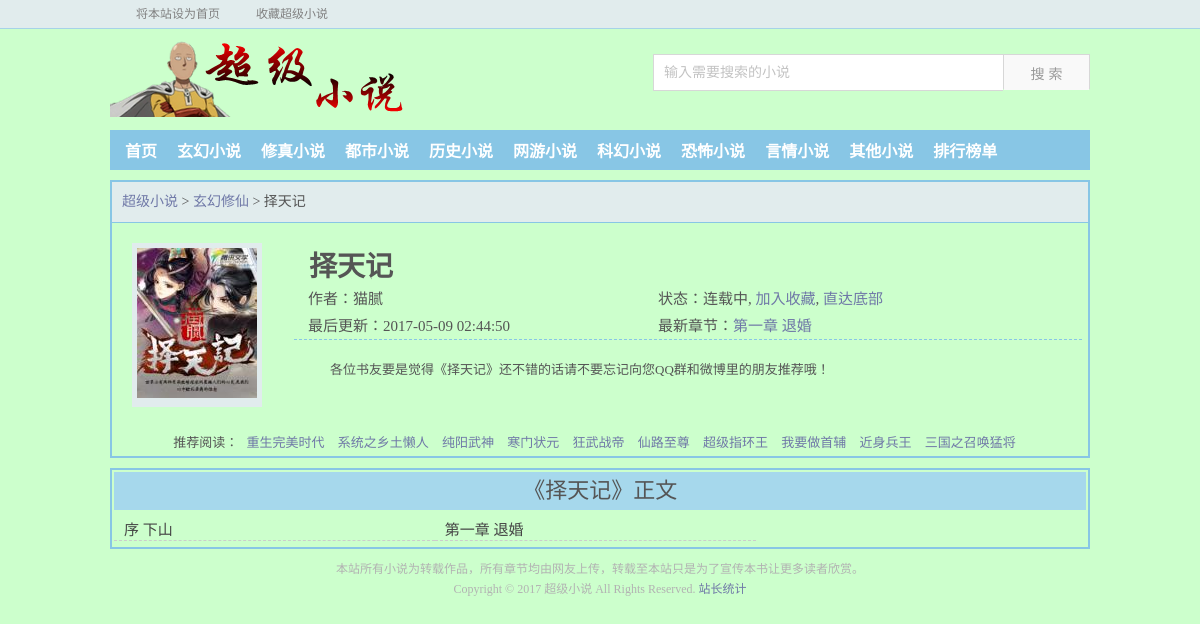
Page /info/1/ on the earlier database version.
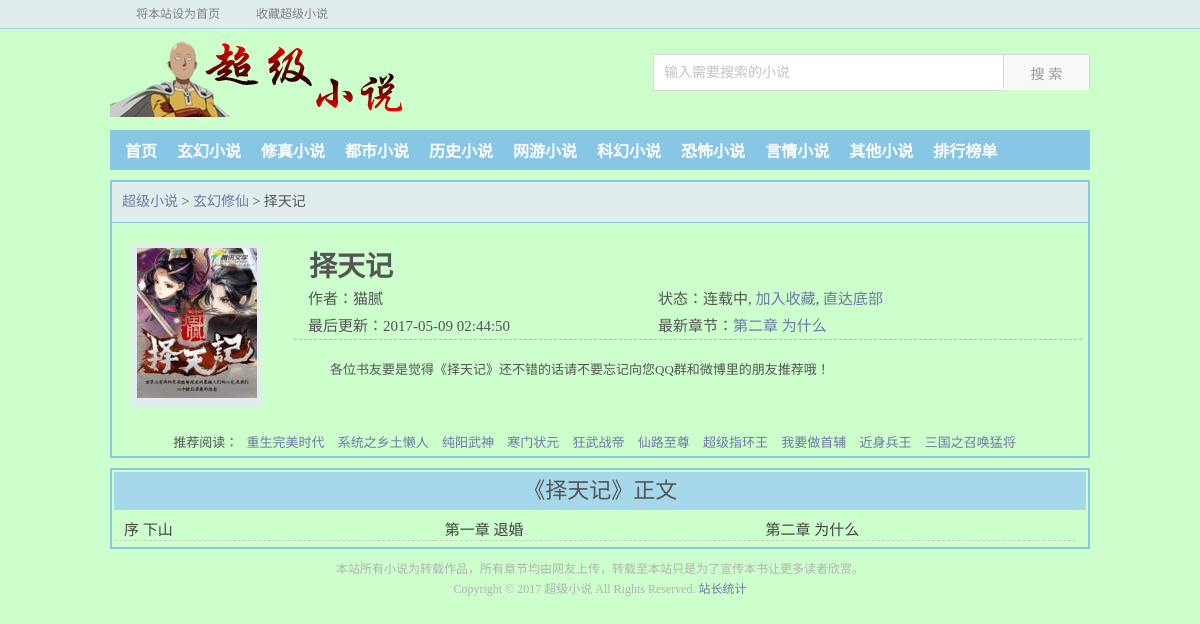
Same page on the later database version.
### novel_site/models.py (models this page shows, shortened)
class InfoTable(models.Model):
    title = models.CharField(max_length=70, unique=True)
    category = models.ForeignKey(CategoryTable, verbose_name='category', on_delete=models.CASCADE,
                                 related_name='cate_books')
    author = models.ForeignKey(AuthorTable, verbose_name='author', on_delete=models.CASCADE,
                               related_name='author_boos')
    status = models.CharField(max_length=5)
    update_time = models.DateTimeField()
    store_des = models.IntegerField(verbose_name='book_table_index', null=True)
    image = models.CharField(max_length=70, verbose_name='image_des', null=True)
    resume = models.CharField(max_length=300, null=True)
    @property
    def latest_chapter(self):
        return MAP_DICT[str(self.store_des)].objects.filter(title=self.pk).latest('id')
    @property
    def all_chapters(self):
        return MAP_DICT[str(self.store_des)].objects.filter(title=self.pk)

class CategoryTable(models.Model):
    cate = models.CharField(max_length=30, null=True, unique=True)
    category = models.CharField(max_length=20)
    def get_absolute_url(self):
        return reverse('novel_site:category', kwargs={'cate': self.cate})
    def __str__(self):
        return self.category

class AuthorTable(models.Model):
    author = models.CharField(max_length=20, unique=True)
    def __str__(self):
        return self.author

class Book(models.Model):
    title = models.ForeignKey(InfoTable, verbose_name='title', on_delete=models.CASCADE,)
    chapter = models.CharField(max_length=70, null=True)
    content = models.TextField()
    need_confirm = models.BooleanField(default=0)
    def get_absolute_url(self):
        return reverse('novel_site:detail', kwargs={'pk': self.title.pk, 'index': self.pk})
    class Meta:
        abstract = True

class BookTableOne(Book):
    def __str__(self):
        return self.chapter

### novel_site/views.py (the view)
# urls.py: url(r'^info/(?P<pk>[0-9]+)/$', views.InfoView.as_view(), name='info'),
class InfoView(DetailView):
    model = InfoTable
    template_name = 'novel_site/info.html'
    def get_context_data(self, **kwargs):
        context = super(InfoView, self).get_context_data(**kwargs)
        return context

### novel_site/templates/novel_site/info.html (shortened to what this page needs)
{% extends 'novel_site/base.html' %}
{% load staticfiles %}
{%  block main %}
<div class="box_con">
        <div class="con_top">
        <a href="/">超级小说</a>
        &gt;
        <a href="{{ object.category.get_absolute_url }}">{{ object.category }}</a>
        &gt;
        {{ object.title }}
        </div>
        <div id="maininfo">
            <div id="info">
                <h1>{{ object.title }}</h1>
                <p>作者：{{ object.author }}</p>
                <p>状态：{{ object.status }},  <a rel="nofollow" href="http://www.ranwen.org/modules/article/addbookcase.php?bid=56048" target="_blank">加入收藏</a>, <a href="#footer">直达底部</a></p>
                <p>最后更新：{{ object.update_time|date:'Y-m-d H:i:s' }}</p>
                <p>最新章节：<a href="{{ object.latest_chapter.get_absolute_url }}" target="_blank">{{ object.latest_chapter.chapter }}</a></p>
            </div>
            <div id="intro">
                <p>各位书友要是觉得《{{ object.title }}》还不错的话请不要忘记向您QQ群和微博里的朋友推荐哦！</p>
            </div>
        </div>
        <div id="sidebar">
            <div id="fmimg"><img alt="{{ object.title }}" src="{% static object.image %}"  width="120" height="150"/></div>
        </div>
        <div id="listtj">推荐阅读：
                <a href="http://www.ranwen.org/files/article/80/80203/" target="_blank">重生完美时代</a>
                <a href="http://www.ranwen.org/files/article/77/77388/" target="_blank">系统之乡土懒人</a>
                <a href="http://www.ranwen.org/files/article/80/80020/" target="_blank">纯阳武神</a>
                <a href="http://www.ranwen.org/files/article/81/81814/" target="_blank">寒门状元</a>
                <a href="http://www.ranwen.org/files/article/79/79807/" target="_blank">狂武战帝</a>
                <a href="http://www.ranwen.org/files/article/57/57595/" target="_blank">仙路至尊</a>
                <a href="http://www.ranwen.org/files/article/78/78117/" target="_blank">超级指环王</a>
                <a href="http://www.ranwen.org/files/article/77/77423/" target="_blank">我要做首辅</a>
                <a href="http://www.ranwen.org/files/article/59/59755/" target="_blank">近身兵王</a>
                <a href="http://www.ranwen.org/files/article/73/73312/" target="_blank">三国之召唤猛将</a>
        </div>
</div>
<div class="box_con">
    <div id="list">
        <dl>
            <dt>《{{ object.title }}》正文</dt>
            {%  for chapter in object.all_chapters %}
            <dd><a href="{{ chapter.get_absolute_url }}">{{ chapter.chapter}}</a></dd>
            {% endfor %}
        </dl>
    </div>
</div>
{% endblock main %}

### novel_site/templates/novel_site/base.html (shortened to what this page needs)
{% load staticfiles %}
<!DOCTYPE html>
<html class="gwd_">
<head>
<link rel="stylesheet" href={% static 'novel_site/css/style.css' %}>
</head>
<body>
<div id="wrapper">
    <div class="ywtop">
        <div class="ywtop_con">
            <div class="ywtop_sethome">
                <a onclick="this.style.behavior='url(#default#homepage)';this.setHomePage('');" href=="#">将本站设为首页</a>
            </div>
            <div class="ywtop_addfavorite">
                <a href=="javascript:window.external.addFavorite('','爱看小说的都收藏了')">收藏超级小说</a>
            </div>
        </div>
    </div>
    <div class="header">
        <div class="header_logo">
            <a href="/">>超级小说</a>
        </div>
        <form>
            <div class="search">
                <input name="q" class="input" value="输入需要搜索的小说" onblur="if (value ==''){value='输入需要搜索的小说'}" onfocus="if (value =='输入需要搜索的小说'){value =''}" id="wd" type="text">
                <span class="s_btn"><input value=" 搜 索 " class="button" type="submit"></span>
            </div>
        </form>
    </div>
    <div class="nav">
        <ul style="padding-left: 5px;">
            <li><a href="/">首页</a></li>
			<li><a href="/cate/xuanhuan/">玄幻小说</a></li>
			<li><a href="/cate/xiuzhen/">修真小说</a></li>
			<li><a href="/cate/dushi/">都市小说</a></li>
			<li><a href="/cate/lishi/">历史小说</a></li>
			<li><a href="/cate/wangyou/">网游小说</a></li>
			<li><a href="/cate/kehuan/">科幻小说</a></li>
			<li><a href="/cate/kongbu/">恐怖小说</a></li>
			<li><a href="/cate/yanqing/">言情小说</a></li>
			<li><a href="/cate/qita/">其他小说</a></li>
			<li><a href="/cate/top/">排行榜单</a></li>
        </ul>
    </div>
    {% block main %}
    {% endblock main %}
    <div class="footer">
        <div class="footer_cont">
            <p>本站所有小说为转载作品，所有章节均由网友上传，转载至本站只是为了宣传本书让更多读者欣赏。</p>
            <p>Copyright &#169; 2017 超级小说 All Rights Reserved.
                <a href="?????????????" target="_blank" title="站长统计">站长统计</a>
            </p>
        </div>
    </div>
</div>
<div id="GWDANG_HAS_BUILT"></div></body></html>

### novel_site/static/novel_site/css/style.css (style rules this page uses)
html,body,ul,ol,li,p,h1,h2,h3,h4,h5,h6,table,td,th,img,div,dl,dt,dd,input,select,form,fieldset { margin:auto;padding:0; }
body { background-color:#CCFFCC;color:#555;font-family:宋体;font-size:12px;margin:0 auto; }
ul li { list-style:none outside none; }
a { color:#6F78A7;text-decoration:none; }
.ywtop_sethome,.ywtop_addfavorite,.frii .int,.reader_mark0 a,.reader_mark1 a,#fmimg span { scroll 0 0 transparent; }
.ywtop { background-color:#E1ECED;border-bottom:1px solid #A6D3E8;color:gray;height:28px;min-width:960px;width:100%; }
.ywtop_con { line-height:28px;text-indent:16px;vertical-align:middle;width:960px;margin:0 auto; }
.ywtop_sethome { background-position:0 8px;display:inline;float:left;margin-right:20px; }
.ywtop a { color:gray; }
.ywtop_addfavorite { background-position:0 -12px;display:inline;float:left; }
.header { height:91px;width:980px;margin:auto; }
.header_logo a { display:block;float:left;height:78px;text-indent:-9999px;width:300px;margin-top:10px;background-image:url('logo.png'); }
.header .search { float:right; padding-top:25px;display:inline; }
.header .search .input { width:329px; font-size:14px; color:#c3c3c3; padding:0 10px; line-height:35px; height:35px; background:#fff; border:1px solid #d7d7d7; float:left; border-right:0; }
.header .search .s_btn { width:85px;height:33px;display:inline-block;z-index:0;vertical-align:top;border:solid 1px #d7d7d7; }
.header .search .button { width:85px; height:35px; padding-top:1px; border:0; font-size:14px; background-color: #f9f9f9; color: #999999; cursor:pointer; float:left; }
.nav { background:none repeat scroll 0 0 #88C6E5;height:40px;overflow:hidden;width:980px;margin:10px auto auto; }
.nav ul li { float:left;line-height:44px; }
.nav ul li a { color:#FFF;font-size:16px;font-weight:700;padding:0 10px; }
.box_con { border:2px solid #88C6E5; overflow:hidden;width:976px;margin:10px auto; }
.con_top { font-size:14px; border-bottom: #88C6E5 1px solid; text-align:left; padding: 0px 10px; line-height:40px; height:40px; background-color:#E1ECED; }
#sidebar { float:left;width:140px;text-align:left; }
#maininfo { float:right;width:800px; }
#fmimg { background-color:#E1ECED;float:left;width:126px;margin:20px;padding:2px;position:relative; }
#fmimg img { border:medium none;height:150px;width:120px;margin:3px; }
#info { padding:10px;margin:10px;font-size:15px; }
#info h1 { font-family:黑体;font-size:28px;font-weight:700;overflow:hidden;margin:auto;padding:1px; }
#info p { height:25px;line-height:25px;padding-top:2px;width:350px;margin:auto;overflow:hidden;float:left; }
#intro { width:96%;overflow:hidden;line-height:150%;border-top:1px dashed #88C6E5;padding:10px;font-size:13px; }
#intro p { text-indent:2em; margin-top:10px; }
#listtj { width:960px;font-size:13px;padding:5px;float:left;text-align:center; }
#listtj a { margin:0 5px; }
#list { padding:2px; }
#list dl { float:left;overflow:hidden;padding-bottom:1px;margin:auto;width: 100%; }
#list dt { background:none repeat scroll 0 0 #A6D8EC;display:inline;float:left;font-size:22px;line-height:28px;overflow:hidden;text-align:center;vertical-align:middle;width:98%;margin:auto auto 5px;padding:5px 10px; }
#list dd { border-bottom:1px dashed #CCC;display:inline;float:left;height:25px;line-height:200%;font-size:15px;margin-bottom:5px;overflow:hidden;text-align:left;text-indent:10px;vertical-align:middle;width:33%; }
#list dd a:link { color:#444; }
#footer,.footer { overflow:hidden;text-align:center;width:980px;margin:10px auto auto; }
.footer_cont p { color:#B2B2B2;line-height:20px;width:88%; }

Differences in the rows shown:
computed for InfoTable "择天记": latest_chapter.chapter "第一章 退婚" → "第二章 为什么"
added BookTableOne: chapter "第二章 为什么"
